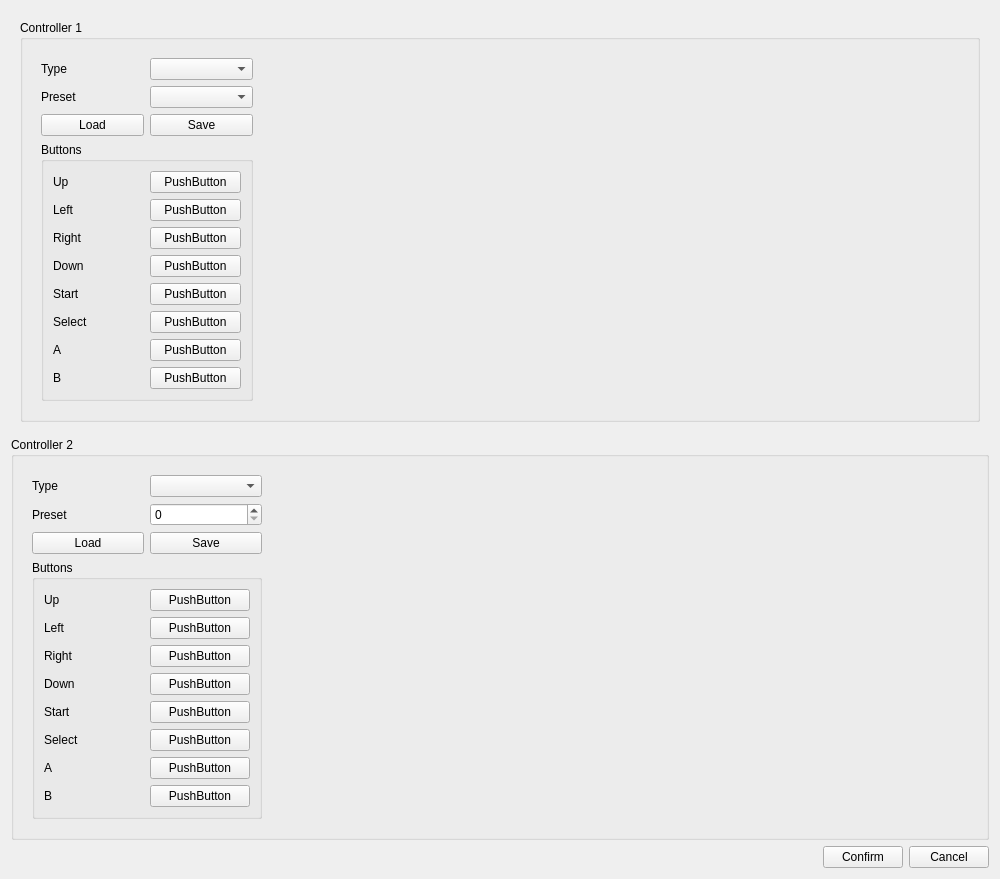
<?xml version="1.0" encoding="UTF-8"?>
<ui version="4.0">
 <class>ControllerInput</class>
 <widget class="QWidget" name="ControllerInput">
  <property name="geometry">
   <rect>
    <x>0</x>
    <y>0</y>
    <width>1000</width>
    <height>869</height>
   </rect>
  </property>
  <property name="windowTitle">
   <string>Form</string>
  </property>
  <property name="styleSheet">
   <string notr="true"/>
  </property>
  <layout class="QVBoxLayout" name="verticalLayout">
   <item>
    <widget class="QWidget" name="widget_2" native="true">
     <layout class="QHBoxLayout" name="horizontalLayout_2">
      <item>
       <widget class="QGroupBox" name="groupBox">
        <property name="title">
         <string>Controller 1</string>
        </property>
        <layout class="QHBoxLayout" name="horizontalLayout_3">
         <item>
          <widget class="QWidget" name="widget_3" native="true">
           <layout class="QVBoxLayout" name="verticalLayout_2">
            <item>
             <layout class="QHBoxLayout" name="horizontalLayout_7">
              <item>
               <widget class="QLabel" name="label_33">
                <property name="text">
                 <string>Type</string>
                </property>
               </widget>
              </item>
              <item>
               <widget class="QComboBox" name="comboBox"/>
              </item>
             </layout>
            </item>
            <item>
             <layout class="QHBoxLayout" name="horizontalLayout_8">
              <item>
               <widget class="QLabel" name="label_34">
                <property name="text">
                 <string>Preset</string>
                </property>
               </widget>
              </item>
              <item>
               <widget class="QComboBox" name="comboBox_2"/>
              </item>
             </layout>
            </item>
            <item>
             <layout class="QHBoxLayout" name="horizontalLayout_9">
              <item>
               <widget class="QPushButton" name="pushButton_11">
                <property name="text">
                 <string>Load</string>
                </property>
               </widget>
              </item>
              <item>
               <widget class="QPushButton" name="pushButton_12">
                <property name="text">
                 <string>Save</string>
                </property>
               </widget>
              </item>
             </layout>
            </item>
            <item>
             <widget class="QGroupBox" name="groupBox_3">
              <property name="title">
               <string>Buttons</string>
              </property>
              <layout class="QGridLayout" name="gridLayout">
               <property name="topMargin">
                <number>9</number>
               </property>
               <property name="verticalSpacing">
                <number>6</number>
               </property>
               <item row="0" column="0">
                <widget class="QLabel" name="label_15">
                 <property name="text">
                  <string>Up</string>
                 </property>
                </widget>
               </item>
               <item row="0" column="1">
                <widget class="QPushButton" name="pushButton_3">
                 <property name="text">
                  <string>PushButton</string>
                 </property>
                </widget>
               </item>
               <item row="1" column="0">
                <widget class="QLabel" name="label_13">
                 <property name="text">
                  <string>Left</string>
                 </property>
                </widget>
               </item>
               <item row="1" column="1">
                <widget class="QPushButton" name="pushButton_4">
                 <property name="text">
                  <string>PushButton</string>
                 </property>
                </widget>
               </item>
               <item row="2" column="0">
                <widget class="QLabel" name="label_4">
                 <property name="text">
                  <string>Right</string>
                 </property>
                </widget>
               </item>
               <item row="2" column="1">
                <widget class="QPushButton" name="pushButton_5">
                 <property name="text">
                  <string>PushButton</string>
                 </property>
                </widget>
               </item>
               <item row="3" column="0">
                <widget class="QLabel" name="label_3">
                 <property name="text">
                  <string>Down</string>
                 </property>
                </widget>
               </item>
               <item row="3" column="1">
                <widget class="QPushButton" name="pushButton_6">
                 <property name="text">
                  <string>PushButton</string>
                 </property>
                </widget>
               </item>
               <item row="4" column="0">
                <widget class="QLabel" name="label">
                 <property name="text">
                  <string>Start</string>
                 </property>
                </widget>
               </item>
               <item row="4" column="1">
                <widget class="QPushButton" name="pushButton_7">
                 <property name="text">
                  <string>PushButton</string>
                 </property>
                </widget>
               </item>
               <item row="5" column="0">
                <widget class="QLabel" name="label_2">
                 <property name="text">
                  <string>Select</string>
                 </property>
                </widget>
               </item>
               <item row="5" column="1">
                <widget class="QPushButton" name="pushButton_8">
                 <property name="text">
                  <string>PushButton</string>
                 </property>
                </widget>
               </item>
               <item row="6" column="0">
                <widget class="QLabel" name="label_9">
                 <property name="text">
                  <string>A</string>
                 </property>
                </widget>
               </item>
               <item row="6" column="1">
                <widget class="QPushButton" name="pushButton_9">
                 <property name="text">
                  <string>PushButton</string>
                 </property>
                </widget>
               </item>
               <item row="7" column="0">
                <widget class="QLabel" name="label_10">
                 <property name="text">
                  <string>B</string>
                 </property>
                </widget>
               </item>
               <item row="7" column="1">
                <widget class="QPushButton" name="pushButton_10">
                 <property name="text">
                  <string>PushButton</string>
                 </property>
                </widget>
               </item>
              </layout>
             </widget>
            </item>
           </layout>
          </widget>
         </item>
         <item>
          <widget class="ControllerDisplay" name="widget" native="true">
           <property name="sizePolicy">
            <sizepolicy hsizetype="Fixed" vsizetype="Fixed">
             <horstretch>0</horstretch>
             <verstretch>0</verstretch>
            </sizepolicy>
           </property>
           <property name="minimumSize">
            <size>
             <width>700</width>
             <height>300</height>
            </size>
           </property>
           <property name="maximumSize">
            <size>
             <width>700</width>
             <height>300</height>
            </size>
           </property>
          </widget>
         </item>
        </layout>
       </widget>
      </item>
     </layout>
    </widget>
   </item>
   <item>
    <widget class="QGroupBox" name="groupBox_2">
     <property name="title">
      <string>Controller 2</string>
     </property>
     <layout class="QHBoxLayout" name="horizontalLayout_4">
      <item>
       <widget class="QWidget" name="widget_4" native="true">
        <layout class="QVBoxLayout" name="verticalLayout_3">
         <item>
          <layout class="QHBoxLayout" name="horizontalLayout_10">
           <item>
            <widget class="QLabel" name="label_35">
             <property name="text">
              <string>Type</string>
             </property>
            </widget>
           </item>
           <item>
            <widget class="QComboBox" name="comboBox_3"/>
           </item>
          </layout>
         </item>
         <item>
          <layout class="QHBoxLayout" name="horizontalLayout_11">
           <item>
            <widget class="QLabel" name="label_36">
             <property name="text">
              <string>Preset</string>
             </property>
            </widget>
           </item>
           <item>
            <widget class="QSpinBox" name="spinBox"/>
           </item>
          </layout>
         </item>
         <item>
          <layout class="QHBoxLayout" name="horizontalLayout_12">
           <item>
            <widget class="QPushButton" name="pushButton_13">
             <property name="text">
              <string>Load</string>
             </property>
            </widget>
           </item>
           <item>
            <widget class="QPushButton" name="pushButton_14">
             <property name="text">
              <string>Save</string>
             </property>
            </widget>
           </item>
          </layout>
         </item>
         <item>
          <widget class="QGroupBox" name="groupBox_4">
           <property name="sizePolicy">
            <sizepolicy hsizetype="Preferred" vsizetype="Expanding">
             <horstretch>0</horstretch>
             <verstretch>0</verstretch>
            </sizepolicy>
           </property>
           <property name="title">
            <string>Buttons</string>
           </property>
           <layout class="QGridLayout" name="gridLayout_2">
            <property name="topMargin">
             <number>9</number>
            </property>
            <property name="verticalSpacing">
             <number>6</number>
            </property>
            <item row="0" column="0">
             <widget class="QLabel" name="label_16">
              <property name="text">
               <string>Up</string>
              </property>
             </widget>
            </item>
            <item row="0" column="1">
             <widget class="QPushButton" name="pushButton_15">
              <property name="text">
               <string>PushButton</string>
              </property>
             </widget>
            </item>
            <item row="1" column="0">
             <widget class="QLabel" name="label_14">
              <property name="text">
               <string>Left</string>
              </property>
             </widget>
            </item>
            <item row="1" column="1">
             <widget class="QPushButton" name="pushButton_16">
              <property name="text">
               <string>PushButton</string>
              </property>
             </widget>
            </item>
            <item row="2" column="0">
             <widget class="QLabel" name="label_5">
              <property name="text">
               <string>Right</string>
              </property>
             </widget>
            </item>
            <item row="2" column="1">
             <widget class="QPushButton" name="pushButton_17">
              <property name="text">
               <string>PushButton</string>
              </property>
             </widget>
            </item>
            <item row="3" column="0">
             <widget class="QLabel" name="label_6">
              <property name="text">
               <string>Down</string>
              </property>
             </widget>
            </item>
            <item row="3" column="1">
             <widget class="QPushButton" name="pushButton_18">
              <property name="text">
               <string>PushButton</string>
              </property>
             </widget>
            </item>
            <item row="4" column="0">
             <widget class="QLabel" name="label_7">
              <property name="text">
               <string>Start</string>
              </property>
             </widget>
            </item>
            <item row="4" column="1">
             <widget class="QPushButton" name="pushButton_19">
              <property name="text">
               <string>PushButton</string>
              </property>
             </widget>
            </item>
            <item row="5" column="0">
             <widget class="QLabel" name="label_8">
              <property name="text">
               <string>Select</string>
              </property>
             </widget>
            </item>
            <item row="5" column="1">
             <widget class="QPushButton" name="pushButton_20">
              <property name="text">
               <string>PushButton</string>
              </property>
             </widget>
            </item>
            <item row="6" column="0">
             <widget class="QLabel" name="label_11">
              <property name="text">
               <string>A</string>
              </property>
             </widget>
            </item>
            <item row="6" column="1">
             <widget class="QPushButton" name="pushButton_21">
              <property name="text">
               <string>PushButton</string>
              </property>
             </widget>
            </item>
            <item row="7" column="0">
             <widget class="QLabel" name="label_12">
              <property name="text">
               <string>B</string>
              </property>
             </widget>
            </item>
            <item row="7" column="1">
             <widget class="QPushButton" name="pushButton_22">
              <property name="text">
               <string>PushButton</string>
              </property>
             </widget>
            </item>
           </layout>
          </widget>
         </item>
        </layout>
       </widget>
      </item>
      <item>
       <widget class="ControllerDisplay" name="widget_5" native="true">
        <property name="sizePolicy">
         <sizepolicy hsizetype="Fixed" vsizetype="Fixed">
          <horstretch>0</horstretch>
          <verstretch>0</verstretch>
         </sizepolicy>
        </property>
        <property name="minimumSize">
         <size>
          <width>700</width>
          <height>300</height>
         </size>
        </property>
        <property name="maximumSize">
         <size>
          <width>700</width>
          <height>300</height>
         </size>
        </property>
       </widget>
      </item>
     </layout>
    </widget>
   </item>
   <item>
    <layout class="QHBoxLayout" name="horizontalLayout">
     <item>
      <spacer name="horizontalSpacer">
       <property name="orientation">
        <enum>Qt::Horizontal</enum>
       </property>
       <property name="sizeHint" stdset="0">
        <size>
         <width>40</width>
         <height>20</height>
        </size>
       </property>
      </spacer>
     </item>
     <item>
      <widget class="QPushButton" name="pushButton">
       <property name="styleSheet">
        <string notr="true"/>
       </property>
       <property name="text">
        <string>Confirm</string>
       </property>
      </widget>
     </item>
     <item>
      <widget class="QPushButton" name="pushButton_2">
       <property name="text">
        <string>Cancel</string>
       </property>
      </widget>
     </item>
    </layout>
   </item>
  </layout>
 </widget>
 <customwidgets>
  <customwidget>
   <class>ControllerDisplay</class>
   <extends>QWidget</extends>
   <header>gui/settings_controller.h</header>
   <container>1</container>
  </customwidget>
 </customwidgets>
 <resources/>
 <connections/>
</ui>
